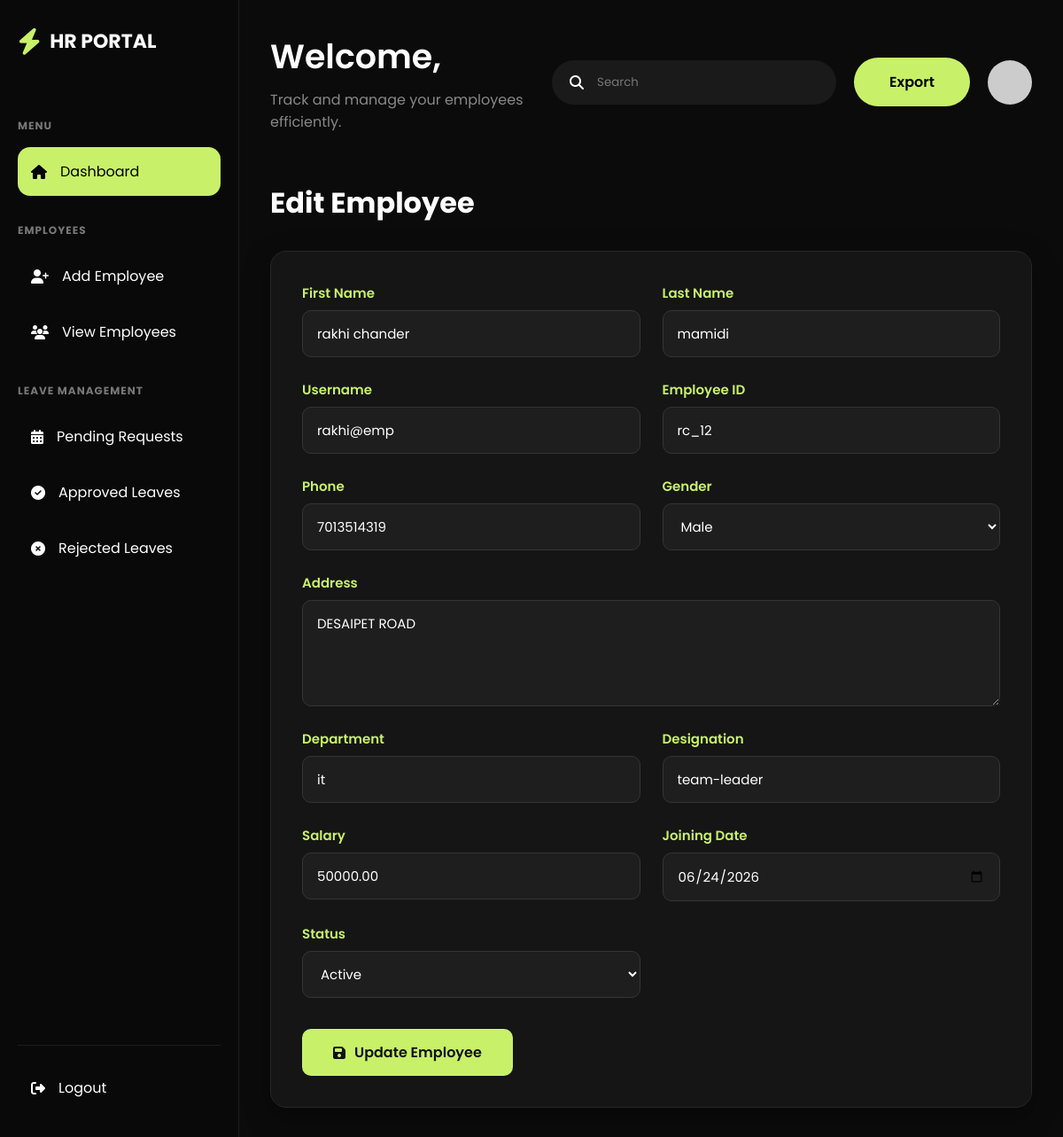
Page /employees/edit/1/ (signed in) on the committed database.
### myapp/models.py (models this page shows, shortened)
class Employee(models.Model):
    GENDER_CHOICES = (
        ('Male', 'Male'),
        ('Female', 'Female'),
        ('Other', 'Other'),
    )
    STATUS_CHOICES = (
        ('Active', 'Active'),
        ('Inactive', 'Inactive'),
    )
    user = models.OneToOneField(
        User,
        on_delete=models.CASCADE,
        related_name="employee_profile"
    )
    hr = models.ForeignKey(
        HR,
        on_delete=models.SET_NULL,
        null=True,
        related_name="employees"
    )
    employee_id = models.CharField(
        max_length=20,
        unique=True
    )
    phone = models.CharField(max_length=15)
    address = models.TextField()
    gender = models.CharField(
        max_length=10,
        choices=GENDER_CHOICES
    )
    department = models.CharField(max_length=100)
    designation = models.CharField(max_length=100)
    salary = models.DecimalField(
        max_digits=10,
        decimal_places=2
    )
    joining_date = models.DateField()
    status = models.CharField(
        max_length=20,
        choices=STATUS_CHOICES,
        default='Active'
    )
    created_at = models.DateTimeField(auto_now_add=True)

### myapp/views.py (the view, shortened to what this page needs)
# urls.py: path("employees/edit/<int:id>/", views.edit_employee, name="edit_employee"),
@login_required
def edit_employee(request, id):
    employee = get_object_or_404(Employee, id=id)
    return render(
        request,
        "edit_employee.html",
        {
            "employee": employee
        }
    )

### myapp/templates/edit_employee.html (shortened to what this page needs)
{% extends 'base.html' %}
{% block content %}
<div class="page-header">
    <h1>Edit Employee</h1>
</div>
<div class="form-card">
    <form method="POST">
        <div class="form-grid">
            <div class="form-group">
                <label>First Name</label>
                <input type="text" name="first_name"
                       value="{{ employee.user.first_name }}" required>
            </div>
            <div class="form-group">
                <label>Last Name</label>
                <input type="text" name="last_name"
                       value="{{ employee.user.last_name }}" required>
            </div>
            <div class="form-group">
                <label>Username</label>
                <input type="text" name="username"
                       value="{{ employee.user.username }}" required>
            </div>
            <div class="form-group">
                <label>Employee ID</label>
                <input type="text" name="employee_id"
                       value="{{ employee.employee_id }}" required>
            </div>
            <div class="form-group">
                <label>Phone</label>
                <input type="text" name="phone"
                       value="{{ employee.phone }}">
            </div>
            <div class="form-group">
                <label>Gender</label>
                <select name="gender">
                    <option value="Male"
                        {% if employee.gender == "Male" %}selected{% endif %}>
                        Male
                    </option>
                </select>
            </div>
            <div class="form-group full">
                <label>Address</label>
                <textarea name="address">{{ employee.address }}</textarea>
            </div>
            <div class="form-group">
                <label>Department</label>
                <input type="text" name="department"
                       value="{{ employee.department }}">
            </div>
            <div class="form-group">
                <label>Designation</label>
                <input type="text" name="designation"
                       value="{{ employee.designation }}">
            </div>
            <div class="form-group">
                <label>Salary</label>
                <input type="number"
                       step="0.01"
                       name="salary"
                       value="{{ employee.salary }}">
            </div>
            <div class="form-group">
                <label>Joining Date</label>
                <input type="date"
                       name="joining_date"
                       value="{{ employee.joining_date|date:'Y-m-d' }}">
            </div>
            <div class="form-group">
                <label>Status</label>
                <select name="status">
                    <option value="Active"
                        {% if employee.status == "Active" %}selected{% endif %}>
                        Active
                    </option>
                </select>
            </div>
        </div>
        <button type="submit" class="save-btn">
            <i class="fa-solid fa-floppy-disk"></i>
            Update Employee
        </button>
    </form>
</div>
{% endblock %}

### myapp/static/css/base.css (style rules this page uses)
* { margin:0; padding:0; box-sizing:border-box; font-family:'Poppins',sans-serif; }
body { background:#050608; color:white; overflow:hidden; }
.page-header { margin-bottom:30px; }
.form-card { background:#151515; padding:35px; border-radius:18px; border:1px solid #1D1D1D; }
.form-grid { display:grid; grid-template-columns:repeat(2,1fr); gap:20px; }
.form-group { display:flex; flex-direction:column; }
.form-group.full { grid-column:1/3; }
.form-group label { margin-bottom:8px; color:#bbb; }
.form-group input, .form-group textarea, .form-group select { background:#0E0E0E; border:1px solid #2A2A2A; color:white; padding:14px; border-radius:10px; outline:none; }
textarea { height:100px; resize:none; }
.save-btn { margin-top:30px; background:#C8F169; color:#050608; padding:14px 28px; border:none; border-radius:10px; font-weight:600; cursor:pointer; }
.page-header h1 { color:#ffffff; font-size:32px; font-weight:700; }
.form-card { background:#151515; border:1px solid #272727; border-radius:18px; padding:35px; box-shadow:0 10px 30px rgba(0,0,0,.35); }
.form-grid { display:grid; grid-template-columns:repeat(2,1fr); gap:25px; }
.form-group.full { grid-column:1 / 3; }
.form-group label { color:#C8F169; font-size:15px; font-weight:600; margin-bottom:8px; }
.form-group input, .form-group select, .form-group textarea { background:#1E1E1E; color:#ffffff; border:1px solid #353535; border-radius:10px; padding:14px 16px; font-size:15px; transition:.3s; outline:none; }
.form-group input::placeholder, .form-group textarea::placeholder { color:#888; }
.form-group select { cursor:pointer; }
.form-group textarea { min-height:120px; resize:vertical; }
.save-btn { margin-top:35px; background:#C8F169; color:#111; border:none; padding:14px 35px; border-radius:10px; font-size:16px; font-weight:600; cursor:pointer; transition:.3s; display:inline-flex; align-items:center; gap:10px; }

### rows in the picture
Employee: first_name "rakhi chander", last_name "mamidi", username "rakhi@emp", employee_id "rc_12", phone "7013514319", gender "Male", address "DESAIPET ROAD", department "it", designation "team-leader", salary "50000.00", joining_date "06/24/2026", status "Active"
